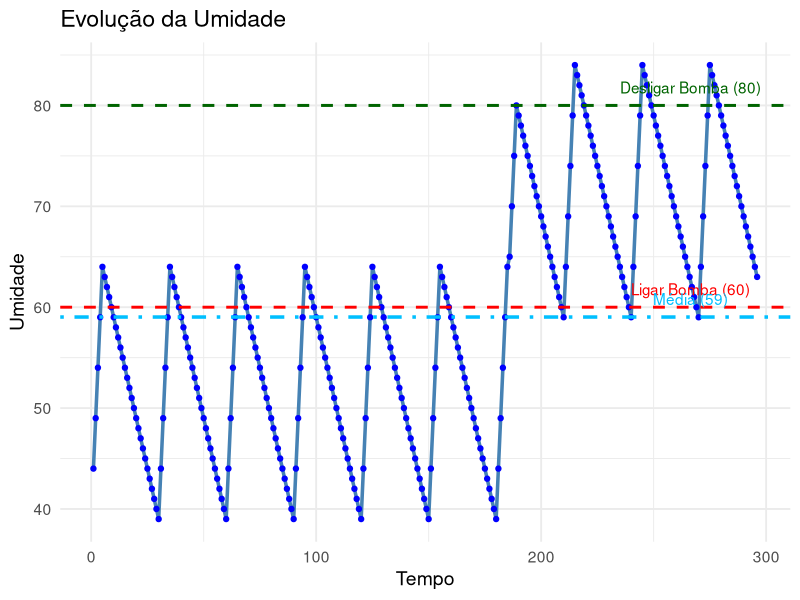

Reproduce this figure in R.
library(readr)
library(ggplot2)

# Definir o diretorio do arquivo R para o que tiver o arquivo .csv
setwd("D:/FIAP/")

# Obter esse arquivo e ler utilizando o readr com todos os registros importados e gerados pelo programa do Esp32
dados <- read_csv("dadosESP32FarmTech.csv")
dados$id <- seq_along(dados$umidadeSimulada)

# Calculo da media_umidade 
media_umidade <- mean(dados$umidadeSimulada)

# Calculo da mediana Ph
mediana_ph <- median(dados$phSimulado)

# Calculo do desvio Padrão ph
desvio_padrao_ph <- sd(dados$phSimulado)

# Caculo Regressão linear ph e umidade
modelo_ph_umid <- lm(umidadeSimulada ~ phSimulado, data = dados)
summary(modelo_ph_umid)


print(paste("Média de Umidade:", media_umidade))
print(paste("Mediana pH:", mediana_ph))
print(paste("Desvio Padrão pH:", desvio_padrao_ph))

ggplot(dados, aes(x = id, y = umidadeSimulada)) +
  geom_line(color = "steelblue", size = 1.2) +
  geom_point(color = "blue", size = 1.5) +
  geom_hline(yintercept = 60, color = "red", linetype = "dashed", size = 1) +
  geom_hline(yintercept = 80, color = "darkgreen", linetype = "dashed", size = 1) +
  geom_hline(yintercept = media_umidade, color = "deepskyblue", linetype = "dotdash", size = 1.2) +
  annotate("text", x = max(dados$id) * 0.9, y = 60, label = "Ligar Bomba (60)", color = "red", vjust = -1) +
  annotate("text", x = max(dados$id) * 0.9, y = 80, label = "Desligar Bomba (80)", color = "darkgreen", vjust = -1) +
  annotate("text", x = max(dados$id) * 0.9, y = media_umidade, label = paste0("Média (", round(media_umidade, 1), ")"), color = "deepskyblue", vjust = -1) +
  labs(
    title = "Evolução da Umidade",
    x = "Tempo",
    y = "Umidade"
  ) +
  theme_minimal(base_size = 14)

